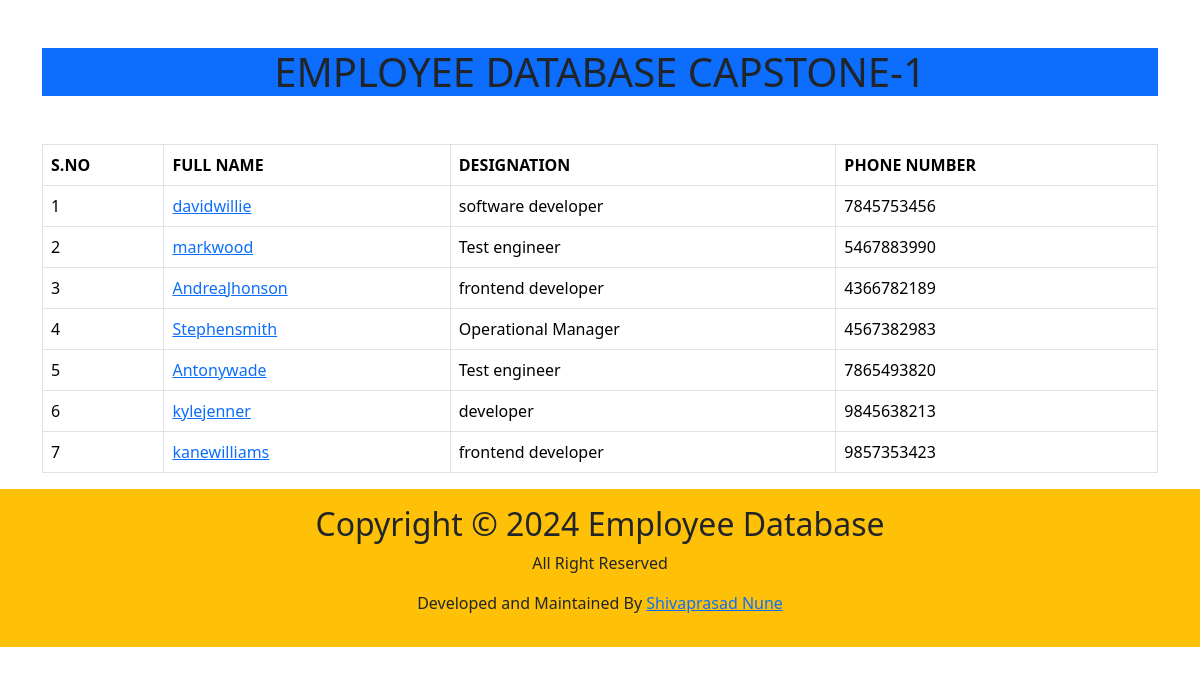
/home/, run on the app's committed database.
### salary/models.py (models this page shows, shortened)
class Employee(models.Model):
    first_name=models.CharField(max_length=100)
    last_name=models.CharField(max_length=100)
    photo=models.ImageField(upload_to='images')
    designation=models.CharField(max_length=100)
    email_address=models.EmailField(max_length=100,unique=True)
    phone_number=models.CharField(max_length=10,blank=True)

### Employee/views.py (the view)
# urls.py: 2. Add a URL to urlpatterns:  path('', views.home, name='home')
def home(request):
    employees=Employee.objects.all()
    context={
        'employees':employees,
    }
    return render(request,'home.html', context)

### templates/home.html (shortened to what this page needs)
<!DOCTYPE html>
<html lang="en">
<head>
    <link href="https://cdn.jsdelivr.net/npm/bootstrap@5.3.2/dist/css/bootstrap.min.css" rel="stylesheet">
</head>
<body>
  <div class= "container mt-5">
    <h1 class="bg-primary text-center text-uppercase">Employee Database Capstone-1</h1>
    <table class="table table-bordered mt-5 table-hover">
        <thead class="text-uppercase">
          <tr>
            <th>S.NO</th>
            <th>Full Name</th>
            <th>Designation</th>
            <th>Phone Number</th>
          </tr>
        </thead>
        <tbody>
          {% for x in employees %}
          <tr>
            <td>{{forloop.counter}}</td>
            <td><a href="{% url 'employee_detail' x.id%}">{{x.first_name}}{{x.last_name}}</a></td>
            <td>{{x.designation}}</td>
            <td>{{x.phone_number}}</td>
          </tr>
          {% endfor %}
        </tbody>
      </table>
    </div>
    <footer class="p-3 bg-warning text-center">
      <div class="container">
        <div class="row">
          <div class="col">
            <h2>Copyright &copy; 2024 Employee Database</h2>
            <p>All Right Reserved</p>
            <p>Developed and Maintained By <a href="#"> Shivaprasad Nune</a></p>
          </div>
        </div>
      </div>
    </footer>
</body>
</html>

### data on the page
Employee: first_name "david", last_name "willie", designation "software developer", phone_number "7845753456"
Employee: first_name "mark", last_name "wood", designation "Test engineer", phone_number "5467883990"
Employee: first_name "Andrea", last_name "Jhonson", designation "frontend developer", phone_number "4366782189"
Employee: first_name "Stephen", last_name "smith", designation "Operational Manager", phone_number "4567382983"
Employee: first_name "Antony", last_name "wade", designation "Test engineer", phone_number "7865493820"
Employee: first_name "kyle", last_name "jenner", designation "developer", phone_number "9845638213"
Employee: first_name "kane", last_name "williams", designation "frontend developer", phone_number "9857353423"
